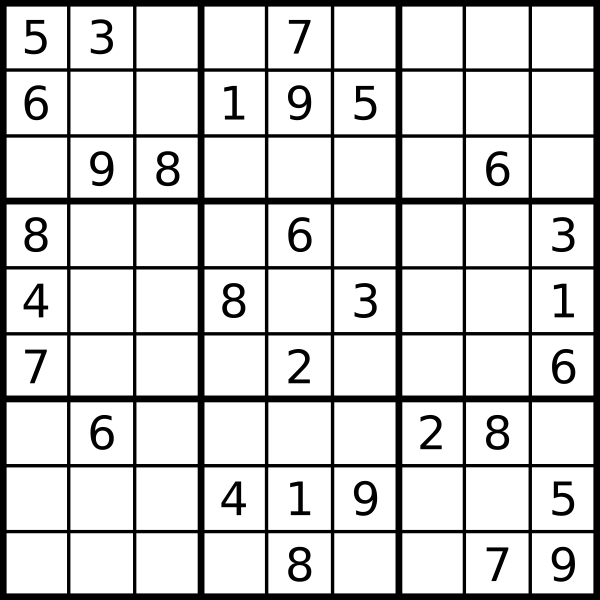
#> input picture OpenCV/Kose Algılama/resim.png, 1200 x 1200 px (shown at 1/2 size)
$ python 'Kose_Algılama.py'
#> lines starting #> are read from the running program, lines starting #| are printed output that depends on the picture; after the words box and inside, x2 and y2 are one past the last pixel; in counts of white or black regions, pixels touching at a corner belong together

import cv2
import numpy as np
import matplotlib.pyplot as plt


# KÖŞE ALGILAMA

img= cv2.imread("resim.png",0)
#> img is the input picture: shape (1200, 1200); min 0, max 255, mean 209.8
img= np.float32(img)
img=cv2.resize(img,(294,316)) # yeninden boyulandırkdık
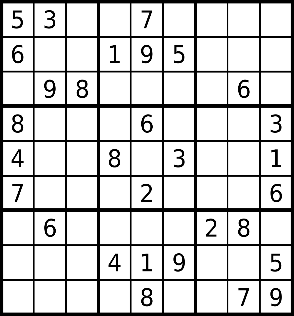
#> img: shape (316, 294) float32; min 0, max 255, mean 209.4
# plt.figure(), plt.imshow(img,cmap="gray"),plt.axis("off")

dst= cv2.cornerHarris(img,blockSize=2,ksize=3,k=0.04) # img , kaç köşeye bakacak, kutucuk boyutu, k ise harris detecktmri için kullannılr
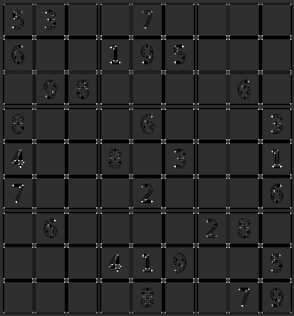
#> dst: shape (316, 294) float32; min -169130016, max 738126976, mean -20789006; drawn with min black and max white
plt.figure(), plt.imshow(dst,cmap="gray"),plt.axis("off")
dst= cv2.dilate(dst,None)     # burda köşeleri daha net bulmak için yaptık
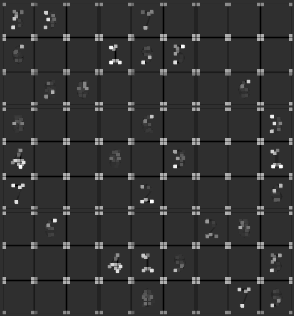
#> dst: shape (316, 294) float32; min -169130016, max 738126976, mean 15062276; drawn with min black and max white
img[ dst > 0.2*dst.max()]=1   # max x0.2 den küçükse 1 e eşitleme yaptık ve daha net görebilmek için
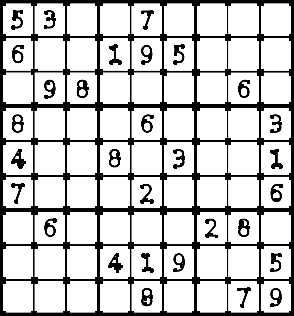
#> img: shape (316, 294) float32; 5.89% of pixels changed, all inside (x1, y1, x2, y2) = (2, 3, 293, 314)
plt.figure(), plt.imshow(dst,cmap="gray"),plt.axis("off")

plt.show()
